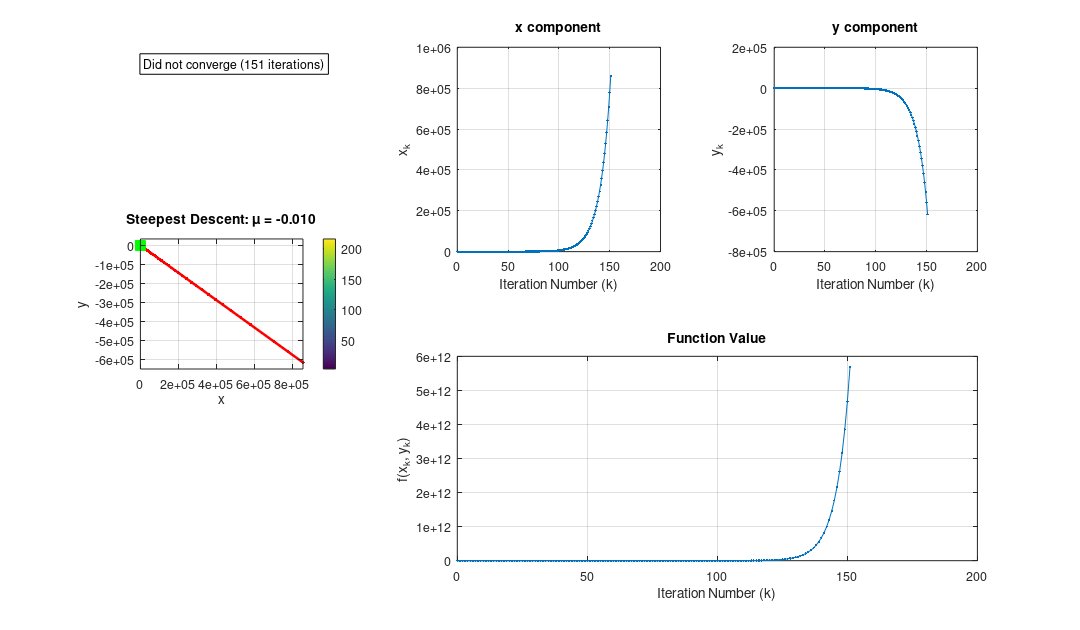
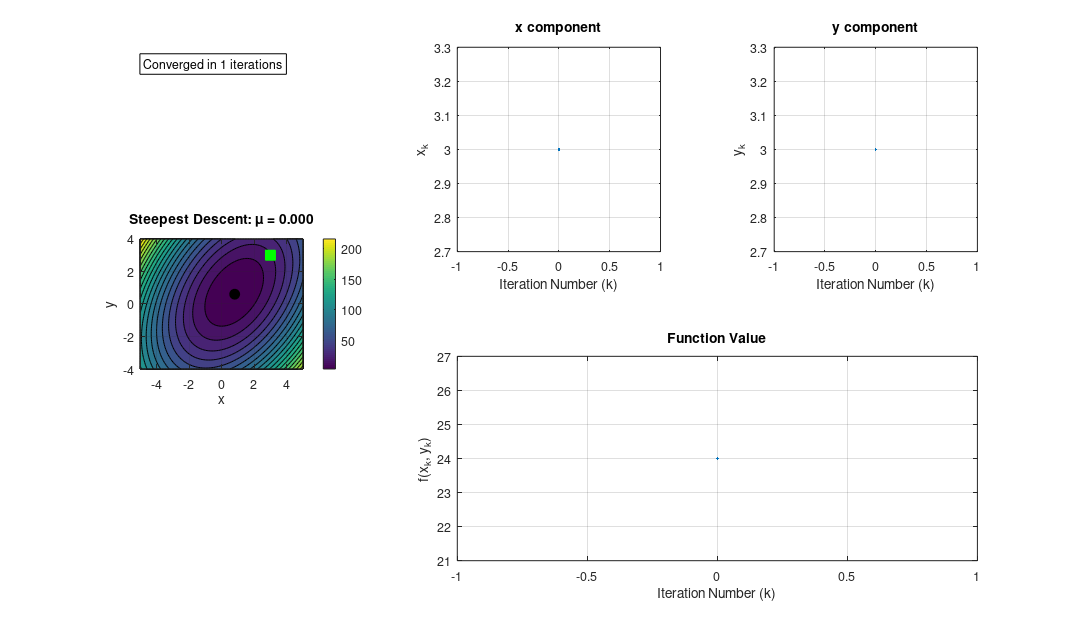
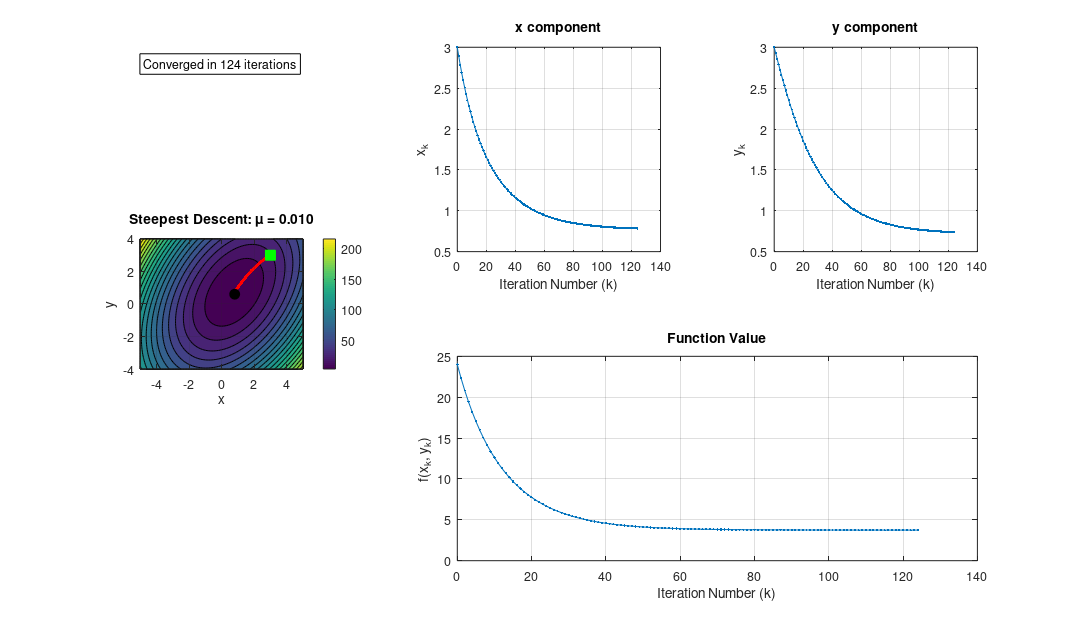
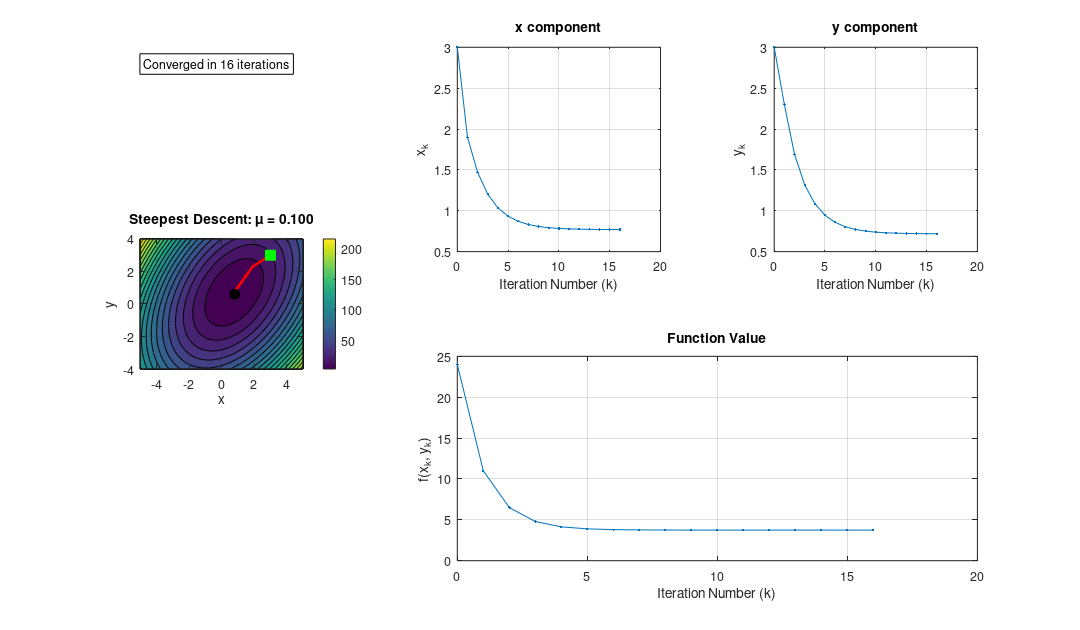

Write the MATLAB code that produced these figures, in order. (Note: this script raises an error after producing the figures.)
%% Analysis of Steepest Descent Method from EXAMPLE3.m
%% Testing different step sizes and their effect on convergence

close all;
clear all;
clc;

%% Problem Setup (from EXAMPLE3.m)
% Define the objective function
R = [4 -2; -1 3];
p = [2; 1];
D = 6;
f = @(x,y) R(1,1)*x.^2 + (R(1,2) + R(2,1))*x.*y + R(2,2)*y.^2 - 2*p(1,1)*x - 2*p(2,1)*y + D;

% Define the derivative of the objective function
Df = @(x,y) [(2*R(1,1)*x + (R(1,2) + R(2,1))*y - 2*p(1,1)); 
             (2*R(2,2)*y + (R(1,2) + R(2,1))*x - 2*p(2,1))];

%% Analysis of R matrix
eigenvalues = eig(R);
fprintf('Eigenvalues of R: %.4f, %.4f\n', eigenvalues(1), eigenvalues(2));
fprintf('R is positive definite: %s\n', all(eigenvalues > 0));

% Optimal solution
w_star = R \ p;
fprintf('Optimal w (local minima): [%.4f, %.4f]\n', w_star(1), w_star(2));
fprintf('Minimum function value: %.4f\n\n', f(w_star(1), w_star(2)));

%% Parameters
MaxIter = 1000;
EPS = 1e-3;
initial_condition = [3; 3]; % Initial condition

% Different step sizes to test
step_sizes = [-0.01, 0, 0.01, 0.1, 0.19, 0.20, 0.21];

% Grid for plotting
t = -5:0.1:5;
s = -4:0.1:4;
[T, S] = meshgrid(t, s);
Z = f(T, S);

%% Analyze each step size
results = struct();

for idx = 1:length(step_sizes)
    Mu = step_sizes(idx);
    fprintf('Testing step size Mu = %.3f\n', Mu);
    
    % Initialize
    x = initial_condition;
    xp = [inf; inf];
    X = x;
    I = 0;
    converged = false;
    
    % Steepest descent iterations
    while ((norm(x - xp) > EPS) && (I < MaxIter))
        I = I + 1;
        xp = x;
        
        if Mu == 0
            % Special case: no update when step size is 0
            break;
        else
            x = x - Mu * Df(x(1), x(2));
        end
        
        X(:, end+1) = x;
        
        % Check for divergence
        if any(~isfinite(x)) || norm(x) > 1e6
            fprintf('  Diverged at iteration %d\n', I);
            break;
        end
    end
    
    % Check convergence
    if norm(x - xp) <= EPS
        converged = true;
        fprintf('  Converged in %d iterations\n', I);
    else
        fprintf('  Did not converge (reached max iterations or diverged)\n');
    end
    
    % Store results
    results(idx).Mu = Mu;
    results(idx).iterations = I;
    results(idx).converged = converged;
    results(idx).trajectory = X;
    results(idx).final_point = x;
    results(idx).final_error = norm(x - w_star);
    
    %% Create and save figure
    figure('Position', [100, 100, 432, 252]); % 6" x 3.5" at 72 DPI
    set(gcf, 'PaperUnits', 'inches');
    set(gcf, 'PaperSize', [12 7]);
    set(gcf, 'PaperPosition', [0 0 12 7]);
    
    % Main contour plot with trajectory
    subplot(2, 3, [1 4]);
    contourf(t, s, Z, 20);
    hold on;
    plot(X(1, :), X(2, :), 'r.-', 'LineWidth', 2, 'MarkerSize', 8);
    plot(w_star(1), w_star(2), 'ko', 'MarkerSize', 8, 'MarkerFaceColor', 'k');
    plot(initial_condition(1), initial_condition(2), 'gs', 'MarkerSize', 8, 'MarkerFaceColor', 'g');
    colorbar;
    xlabel('x');
    ylabel('y');
    title(sprintf('Steepest Descent: \\mu = %.3f', Mu));
    axis equal;
    axis tight;
    grid on;
    
    % Add text with iteration count
    if converged
        text(0.02, 0.98, sprintf('Converged in %d iterations', I), ...
             'Units', 'normalized', 'VerticalAlignment', 'top', ...
             'BackgroundColor', 'white', 'EdgeColor', 'black');
    else
        text(0.02, 0.98, sprintf('Did not converge (%d iterations)', I), ...
             'Units', 'normalized', 'VerticalAlignment', 'top', ...
             'BackgroundColor', 'white', 'EdgeColor', 'black');
    end
    hold off;
    
    % x trajectory
    subplot(2, 3, 2);
    plot(0:(size(X, 2)-1), X(1, :), '.-');
    xlabel('Iteration Number (k)');
    ylabel('x_k');
    title('x component');
    grid on;
    
    % y trajectory
    subplot(2, 3, 3);
    plot(0:(size(X, 2)-1), X(2, :), '.-');
    xlabel('Iteration Number (k)');
    ylabel('y_k');
    title('y component');
    grid on;
    
    % Function value trajectory
    subplot(2, 3, [5 6]);
    f_values = f(X(1, :), X(2, :));
    plot(0:(size(X, 2)-1), f_values, '.-');
    xlabel('Iteration Number (k)');
    ylabel('f(x_k, y_k)');
    title('Function Value');
    grid on;
    
    % Save figure
    mu_str = sprintf('%.2f', abs(Mu));
    if Mu < 0
        mu_str = ['neg' mu_str];
    elseif Mu == 0
        mu_str = '0.00';
    end
    mu_str = strrep(mu_str, '.', '_');
    
    filename = sprintf('Answer_1_c_Fig_MU_%s.png', mu_str);
    print(filename, '-dpng', '-r300');
    fprintf('  Saved: %s\n\n', filename);
    
    close(gcf);
end

%% Summary Analysis
fprintf('=== CONVERGENCE SUMMARY ===\n');
fprintf('Step Size    | Iterations | Converged | Final Error\n');
fprintf('-------------|------------|-----------|------------\n');

for idx = 1:length(results)
    fprintf('%9.3f    |%10d  |%9s  |%10.4f\n', ...
            results(idx).Mu, results(idx).iterations, ...
            string(results(idx).converged), results(idx).final_error);
end

%% Theoretical Analysis
fprintf('\n=== THEORETICAL ANALYSIS ===\n');
fprintf('For convergence, step size must satisfy: 0 < μ < 2/λ_max\n');
fprintf('Maximum eigenvalue λ_max = %.4f\n', max(eigenvalues));
fprintf('Theoretical upper bound: μ < %.4f\n', 2/max(eigenvalues));
fprintf('Minimum eigenvalue λ_min = %.4f\n', min(eigenvalues));
fprintf('For fastest convergence: μ ≈ 2/(λ_max + λ_min) = %.4f\n', ...
        2/(max(eigenvalues) + min(eigenvalues)));

fprintf('\nAnalysis complete! Figures saved with naming convention: Answer_1_c_Fig_MU_xx.png\n');

